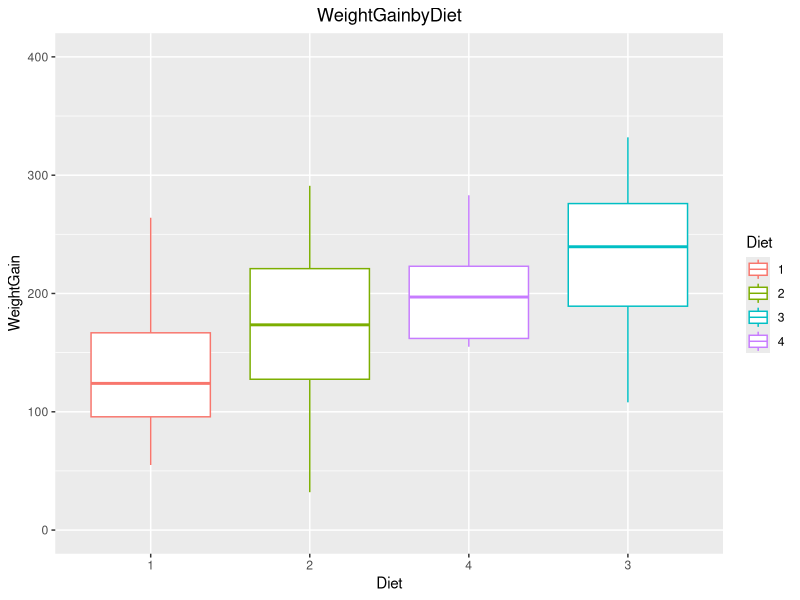
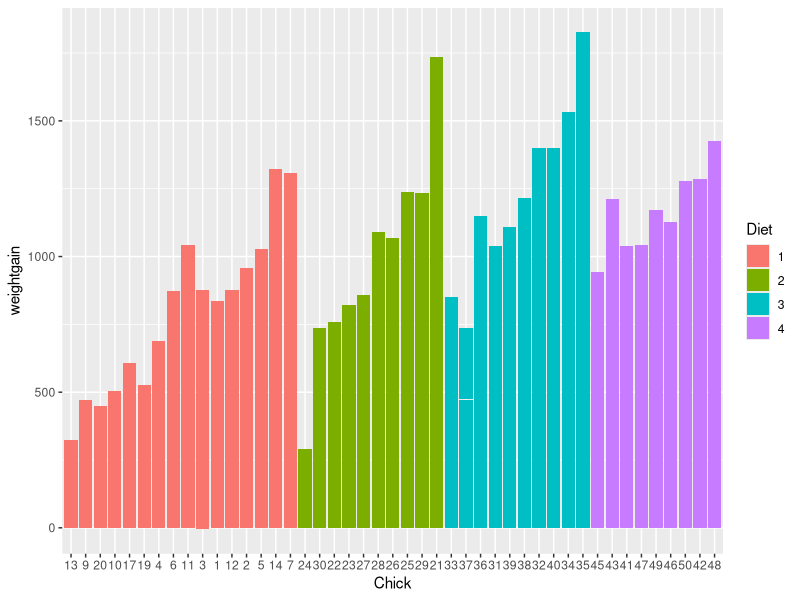
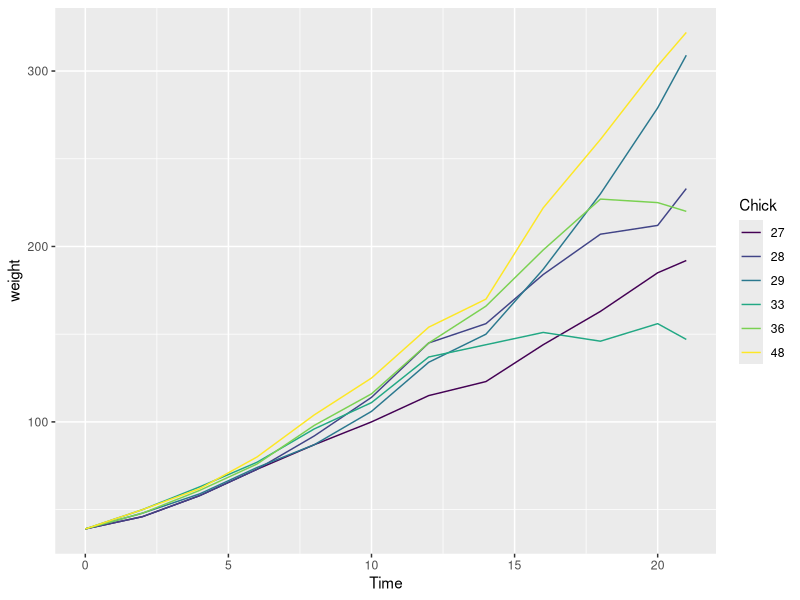
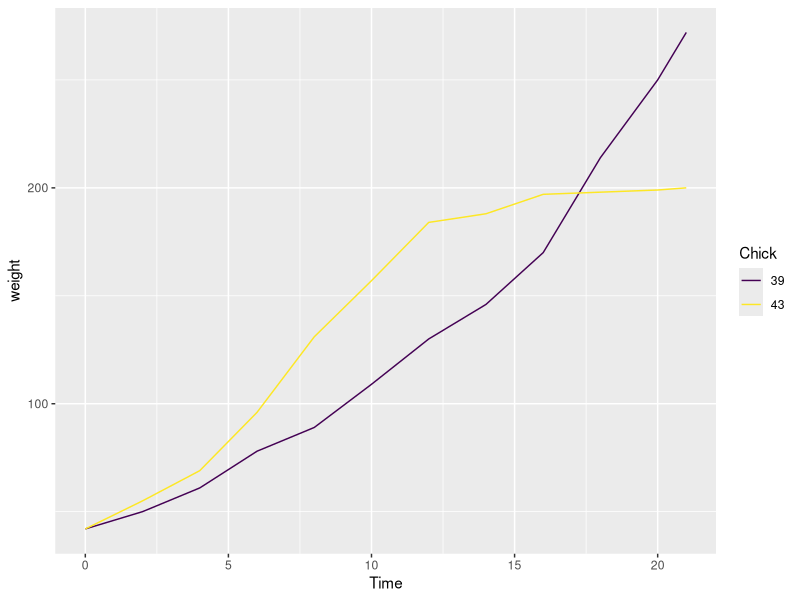
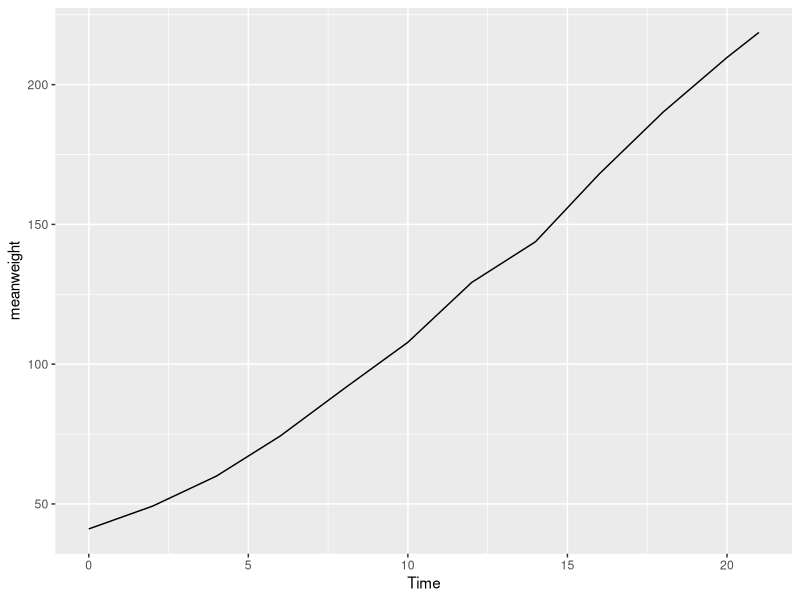

Write R code to recreate these figures, in order.
## ---- chunk 1
library(datasets)
library(dplyr)
library(ggplot2)
library(tidyverse)
?ChickWeight
## ---- chunk 2
weight <- ChickWeight %>% group_by(Diet) %>%
  filter(Time == 0) %>%
  summarize(numChicks = n_distinct(Chick), 
            AvgWeight = mean(weight, na.rm = TRUE), 
            SDWeight = sd(weight, na.rm = TRUE))
weight
## ---- chunk 3
weight <- ChickWeight
measurements <- weight %>%
  group_by(Chick) %>%
  mutate(NumMeasures = n()) %>%
  ungroup()
complete <- measurements%>%
  filter(NumMeasures==12)
head(complete, 3)


## ---- chunk 4
complete <- complete %>% group_by(Chick) %>%  mutate(dif = (weight - lag(weight, default = weight[1])), weightgain = cumsum(dif)) %>% select(-dif)
print(head(tbl_df(complete), 3))
## ---- chunk 5
weightgain <- complete %>%
              group_by(Chick) %>%
              mutate(weightgain = c(NA,diff(weight)))
head(complete)
weightgain
weightgain[1:3,]
## ---- chunk 6
cbox <- complete %>% filter(Time == 21)
ggplot(cbox, aes(x = reorder(Diet, weightgain, func = median), y = weightgain, color = Diet)) + geom_boxplot() + coord_cartesian(ylim = c(0, 400)) + labs(title = "WeightGainbyDiet", x = "Diet", y = "WeightGain") + theme(plot.title = element_text(hjust = 0.5))

## we are found that the purpe one the different to others because it has short line below the box. the red one has long line above the box.the red, green and purpe midian line in the weightGain are low whan 200.
## ---- chunk 7
complete[order(-complete$weightgain),]
complete %>%
  filter(Time == 21) %>%
  arrange(weightgain)
complete %>%
  ggplot(aes(x = Chick, y = weightgain, fill = Diet)) + geom_col()
## thought all line i can found that:all part is gradually increase
## in red part: i am found the obviously outlier line in the  chick.11 || this pard all line near 1000 or low than 1000 except number 14 and 7
## in the purpe part: all data is neear to 1000 and less than 1500
## in the green part: the first line less than 500, the last line is more than 1500 and it is near to 1750.there are different to other line.
## in the blue part: only have 2 line less than 1000. the other line is more than 1000. the high line in the last line.

## ---- chunk 8
min <- min(complete$weight)
max <- max(complete$weight)
chick <- complete %>%
    group_by(Chick) %>%
    filter(Time == 0, weight %in% c(min, max)) %>%
select(Chick)
complete %>%
group_by(Chick) %>%
    filter(Chick %in% chick$Chick) %>%
    ggplot(aes(Time, weight, color=Chick)) + 
               geom_line()
## ---- chunk 9
data2 <- dplyr::filter(ChickWeight, Time == 0)
df <- bind_rows(data2[which.max(data2$weight),],data2[which.min(data2$weight),])
chickdata <- filter(ChickWeight, Chick == 39 | Chick == 43)
plot <- ggplot(chickdata, aes(x=Time,y=weight, color=Chick)) + geom_line()
plot
## ---- chunk 10
test <- ChickWeight %>%
  group_by(Time) %>%
  summarise(meanweight = mean(weight))
plot2 <- ggplot(test, aes(x=Time,y=meanweight)) + geom_line()
plot2
## ---- chunk 11
complete %>%
  group_by(Chick) %>%
  mutate(weightgain = (weight - weight[Time == 0]))
complete %>%
  group_by(Time) %>%
  mutate(avgWeight = mean(weightgain))
a <- ggplot(complete, aes(x=avgWeight)) + geom_density(color="blue", fill="pink")
a <- a + ggtitle("Average Density Weight Gain Plot") + theme(plot.title = element_text(hjust=0.5))

## we are find a outlier when the weight in 42. when the time up is even then we can find that the weightgain also is up. also that the avgweight also update same way
